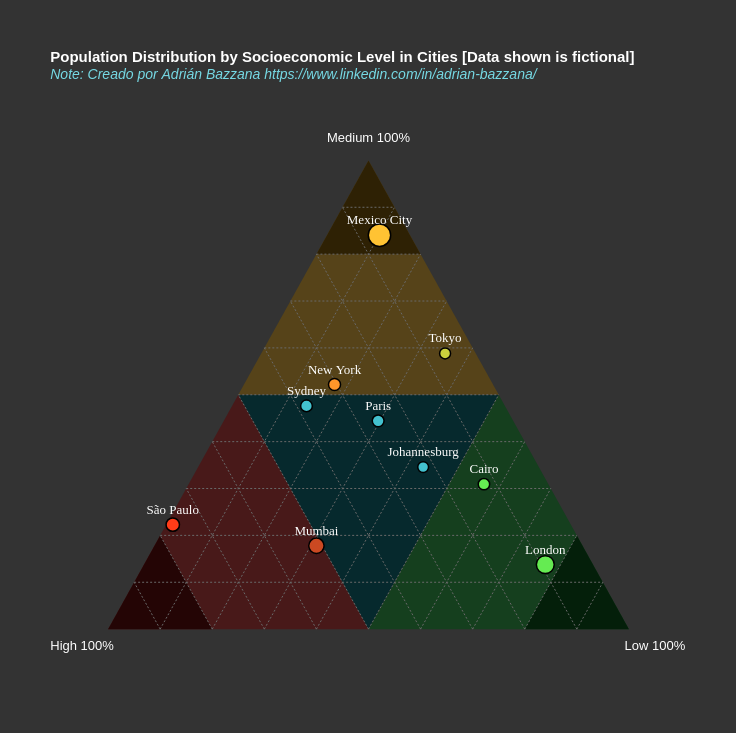

Source (Vega-Lite JSON):
### Vega-Lite specification from a JSON file in a GitHub repository (floating-point values rounded to 4 significant figures)
{"$schema": "https://vega.github.io/schema/vega-lite/v6.json", "width": 625, "height": 541.2, "padding": 50, "title": {"text": ["Population Distribution by Socioeconomic Level in Cities [Data shown is fictional]"], "subtitle": "Note: Creado por Adrián Bazzana https://www.linkedin.com/in/adrian-bazzana/", "fontSize": 15, "subtitleFontSize": 14, "subtitleFontStyle": "italic", "anchor": "start", "color": "#ffffff", "subtitleColor": "#76d9e4", "offset": 50}, "config": {"background": "#333333", "view": {"stroke": "transparent"}, "axis": {"disable": true, "grid": false, "tickBand": "extent"}}, "layer": [{"data": {"values": [{"x": 0.25, "y": 0.433}, {"x": 0.75, "y": 0.433}, {"x": 0.5, "y": 0}]}, "mark": {"type": "line", "fill": "#06292d", "stroke": "transparent"}, "encoding": {"x": {"field": "x", "type": "quantitative"}, "y": {"field": "y", "type": "quantitative"}}}, {"data": {"values": [{"x": 0, "y": 0}, {"x": 0.25, "y": 0.433}, {"x": 0.5, "y": 0}]}, "mark": {"type": "line", "fill": "#481919", "stroke": "transparent"}, "encoding": {"x": {"field": "x", "type": "quantitative"}, "y": {"field": "y", "type": "quantitative"}}}, {"data": {"values": [{"x": 0, "y": 0}, {"x": 0.1, "y": 0.1732}, {"x": 0.2, "y": 0}]}, "mark": {"type": "line", "fill": "#240505", "stroke": "transparent"}, "encoding": {"x": {"field": "x", "type": "quantitative"}, "y": {"field": "y", "type": "quantitative"}}}, {"data": {"values": [{"x": 1, "y": 0}, {"x": 0.75, "y": 0.433}, {"x": 0.5, "y": 0}]}, "mark": {"type": "line", "fill": "#153f1e", "stroke": "transparent"}, "encoding": {"x": {"field": "x", "type": "quantitative"}, "y": {"field": "y", "type": "quantitative"}}}, {"data": {"values": [{"x": 1, "y": 0}, {"x": 0.9, "y": 0.1732}, {"x": 0.8, "y": 0}]}, "mark": {"type": "line", "fill": "#041f0a", "stroke": "transparent"}, "encoding": {"x": {"field": "x", "type": "quantitative"}, "y": {"field": "y", "type": "quantitative"}}}, {"data": {"values": [{"x": 0.5, "y": 0.866}, {"x": 0.25, "y": 0.433}, {"x": 0.75, "y": 0.433}]}, "mark": {"type": "line", "fill": "#564319", "stroke": "transparent"}, "encoding": {"x": {"field": "x", "type": "quantitative"}, "y": {"field": "y", "type": "quantitative"}}}, {"data": {"values": [{"x": 0.5, "y": 0.866}, {"x": 0.4, "y": 0.6928}, {"x": 0.6, "y": 0.6928}]}, "mark": {"type": "line", "fill": "#2e2104", "stroke": "transparent"}, "encoding": {"x": {"field": "x", "type": "quantitative"}, "y": {"field": "y", "type": "quantitative"}}}, {"data": {"values": [{"x": -0.05, "y": -0.05, "label": "High 100%"}, {"x": 1.05, "y": -0.05, "label": "Low 100%"}, {"x": 0.5, "y": 0.888, "label": "Medium 100%"}]}, "mark": {"type": "text", "dy": -10, "fontSize": 13, "color": "#ffffff"}, "encoding": {"x": {"field": "x", "type": "quantitative"}, "y": {"field": "y", "type": "quantitative"}, "text": {"field": "label", "type": "nominal"}}}, {"data": {"values": [{"x": 0.1, "y": 0, "x2": 0.05, "y2": 0.0866}, {"x": 0.2, "y": 0, "x2": 0.1, "y2": 0.1732}, {"x": 0.3, "y": 0, "x2": 0.15, "y2": 0.2598}, {"x": 0.4, "y": 0, "x2": 0.2, "y2": 0.3464}, {"x": 0.5, "y": 0, "x2": 0.25, "y2": 0.433}, {"x": 0.6, "y": 0, "x2": 0.3, "y2": 0.5196}, {"x": 0.7, "y": 0, "x2": 0.35, "y2": 0.6062}, {"x": 0.8, "y": 0, "x2": 0.4, "y2": 0.6928}, {"x": 0.9, "y": 0, "x2": 0.45, "y2": 0.7794}, {"x": 0.9, "y": 0, "x2": 0.95, "y2": 0.0866}, {"x": 0.8, "y": 0, "x2": 0.9, "y2": 0.1732}, {"x": 0.7, "y": 0, "x2": 0.85, "y2": 0.2598}, {"x": 0.6, "y": 0, "x2": 0.8, "y2": 0.3464}, {"x": 0.5, "y": 0, "x2": 0.75, "y2": 0.433}, {"x": 0.4, "y": 0, "x2": 0.7, "y2": 0.5196}, {"x": 0.3, "y": 0, "x2": 0.65, "y2": 0.6062}, {"x": 0.2, "y": 0, "x2": 0.6, "y2": 0.6928}, {"x": 0.1, "y": 0, "x2": 0.55, "y2": 0.7794}, {"x": 0.05, "y": 0.0866, "x2": 0.95, "y2": 0.0866}, {"x": 0.1, "y": 0.1732, "x2": 0.9, "y2": 0.1732}, {"x": 0.15, "y": 0.2598, "x2": 0.85, "y2": 0.2598}, {"x": 0.2, "y": 0.3464, "x2": 0.8, "y2": 0.3464}, {"x": 0.25, "y": 0.433, "x2": 0.75, "y2": 0.433}, {"x": 0.3, "y": 0.5196, "x2": 0.7, "y2": 0.5196}, {"x": 0.35, "y": 0.6062, "x2": 0.65, "y2": 0.6062}, {"x": 0.4, "y": 0.6928, "x2": 0.6, "y2": 0.6928}, {"x": 0.45, "y": 0.7794, "x2": 0.55, "y2": 0.7794}]}, "mark": {"type": "rule", "stroke": "#696969", "strokeDash": [2, 2]}, "encoding": {"x": {"field": "x", "type": "quantitative"}, "y": {"field": "y", "type": "quantitative"}, "x2": {"field": "x2"}, "y2": {"field": "y2"}}}, {"data": {"values": [{"City": "Tokyo", "Higt": 5, "Medium": 50, "Low": 30}, {"City": "New York", "Higt": 35, "Medium": 60, "Low": 20}, {"City": "Mumbai", "Higt": 115, "Medium": 40, "Low": 70}, {"City": "London", "Higt": 30, "Medium": 45, "Low": 252}, {"City": "São Paulo", "Higt": 120, "Medium": 35, "Low": 2}, {"City": "Paris", "Higt": 28, "Medium": 48, "Low": 32}, {"City": "Mexico City", "Higt": 32, "Medium": 458, "Low": 55}, {"City": "Cairo", "Higt": 12, "Medium": 30, "Low": 55}, {"City": "Sydney", "Higt": 40, "Medium": 50, "Low": 15}, {"City": "Johannesburg", "Higt": 18, "Medium": 28, "Low": 35}]}, "transform": [{"calculate": "datum['Higt'] + datum['Medium'] + datum['Low']", "as": "TotalLevel"}, {"calculate": "datum['Higt']/datum.TotalLevel", "as": "high_percent"}, {"calculate": "datum['Medium']/datum.TotalLevel", "as": "medium_percent"}, {"calculate": "datum['Low']/datum.TotalLevel", "as": "low_percent"}, {"calculate": "0.5 * (2 * datum.low_percent + datum.medium_percent)", "as": "x"}, {"calculate": "0.866 * datum.medium_percent", "as": "y"}, {"calculate": "toString(isValid(datum['Higt']) ? datum['Higt'] : 0) + ' (' + toString(round((isValid(datum.high_percent) ? datum.high_percent : 0) * 100, 1)) + '%)'", "as": "tooltip_high"}, {"calculate": "toString(isValid(datum['Medium']) ? datum['Medium'] : 0) + ' (' + toString(round((isValid(datum.medium_percent) ? datum.medium_percent : 0) * 100, 1)) + '%)'", "as": "tooltip_medium"}, {"calculate": "toString(isValid(datum['Low']) ? datum['Low'] : 0) + ' (' + toString(round((isValid(datum.low_percent) ? datum.low_percent : 0) * 100, 1)) + '%)'", "as": "tooltip_low"}, {"filter": "datum['City'] !== null"}, {"calculate": "length(datum['City'])", "as": "leng"}, {"calculate": "(datum.x*100 - length(datum['City']))/100", "as": "Xleng"}, {"calculate": "(datum.x*100 + length(datum['City']))/100", "as": "Xleng2"}, {"calculate": "datum['high_percent'] > 0.8 ? '#FF0F0F' : datum['medium_percent'] > 0.8 ? '#FFC333' : datum['low_percent'] > 0.8 ? '#32F95D' : datum['high_percent'] > 0.5 && datum['medium_percent'] > datum['low_percent'] ? '#ff3c18' : datum['high_percent'] > 0.5 && datum['medium_percent'] < datum['low_percent'] ? '#cb4922' : datum['medium_percent'] > 0.5 && datum['high_percent'] > datum['low_percent'] ? '#ff962a' : datum['medium_percent'] > 0.5 && datum['high_percent'] < datum['low_percent'] ? '#cbd03d' : datum['low_percent'] > 0.5 && datum['medium_percent'] < datum['high_percent'] ? '#65be49' : datum['low_percent'] > 0.5 && datum['medium_percent'] > datum['high_percent'] ? '#65eb52' : '#43c1ce'", "as": "color"}, {"calculate": "datum.medium_percent > 0.9 ? 15 : -15", "as": "dy_val"}], "encoding": {"x": {"field": "x", "type": "quantitative"}, "y": {"field": "y", "type": "quantitative"}, "tooltip": [{"field": "City", "type": "nominal", "title": "City:"}, {"field": "tooltip_high", "type": "nominal", "title": "🔴 High:"}, {"field": "tooltip_medium", "type": "nominal", "title": "🟡 Medium:"}, {"field": "tooltip_low", "type": "nominal", "title": "🟢 Low:"}]}, "layer": [{"mark": {"type": "point", "color": "transparent", "opacity": 1, "stroke": "#000000", "tooltip": true, "strokeWidth": 1.5, "strokeOpacity": 1}, "encoding": {"x": {"field": "x", "type": "quantitative"}, "y": {"field": "y", "type": "quantitative"}, "fill": {"field": "color", "type": "nominal", "scale": null}, "size": {"field": "TotalLevel", "type": "quantitative", "legend": null, "scale": {"range": [50, 500]}}}}, {"mark": {"type": "text", "tooltip": true, "font": "Verdana", "dy": {"expr": "datum.dy_val"}, "fontSize": 13, "color": "#ffffff", "fontWeight": 100}, "encoding": {"x": {"field": "x", "type": "quantitative"}, "y": {"field": "y", "type": "quantitative"}, "text": {"field": "City", "type": "nominal"}}}]}]}
